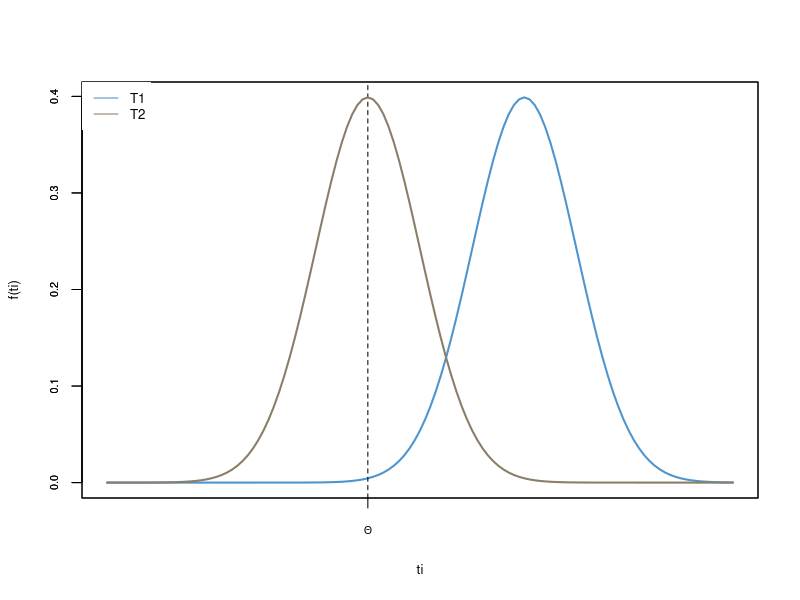
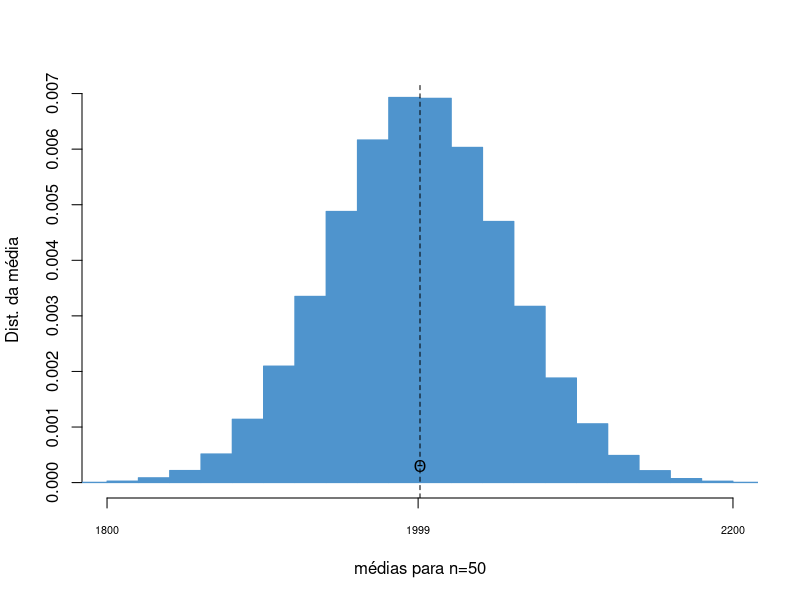
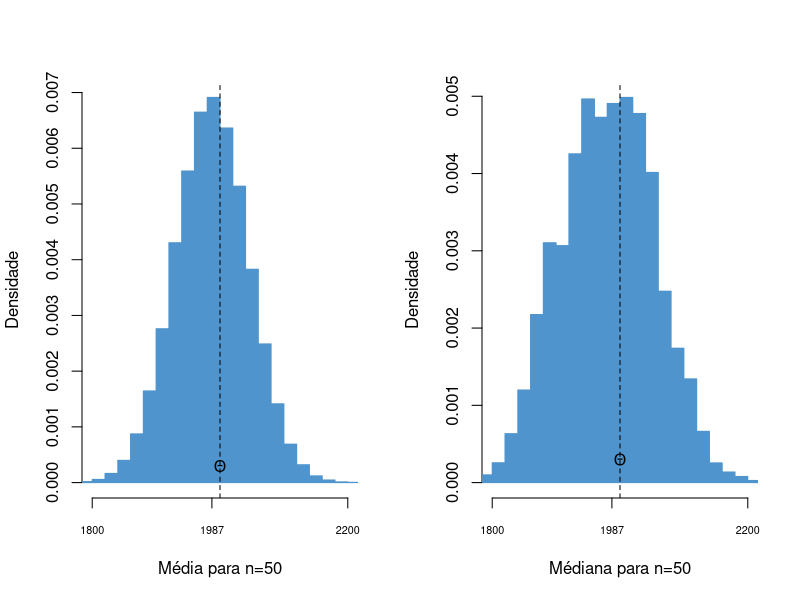
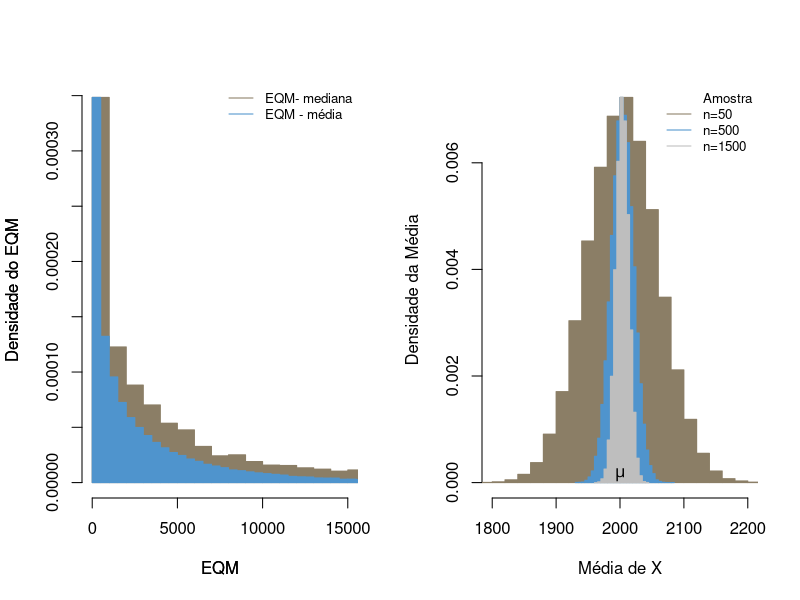
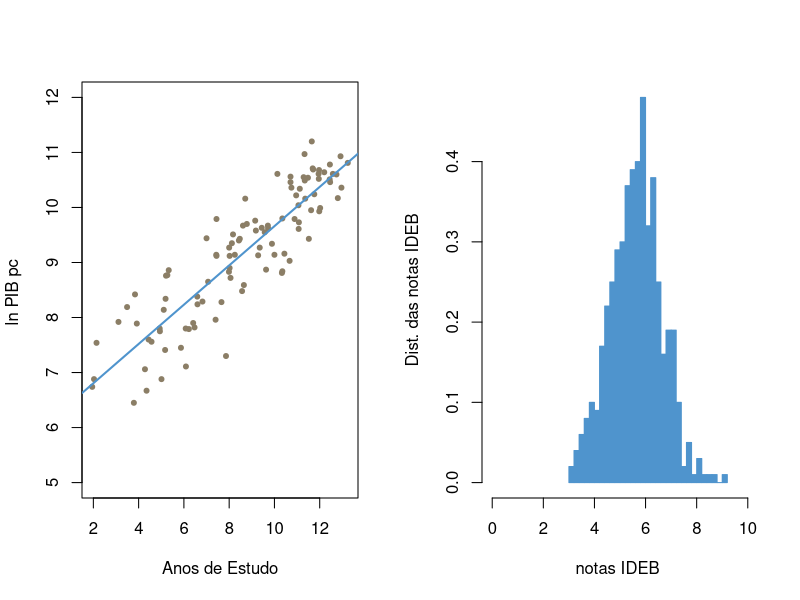
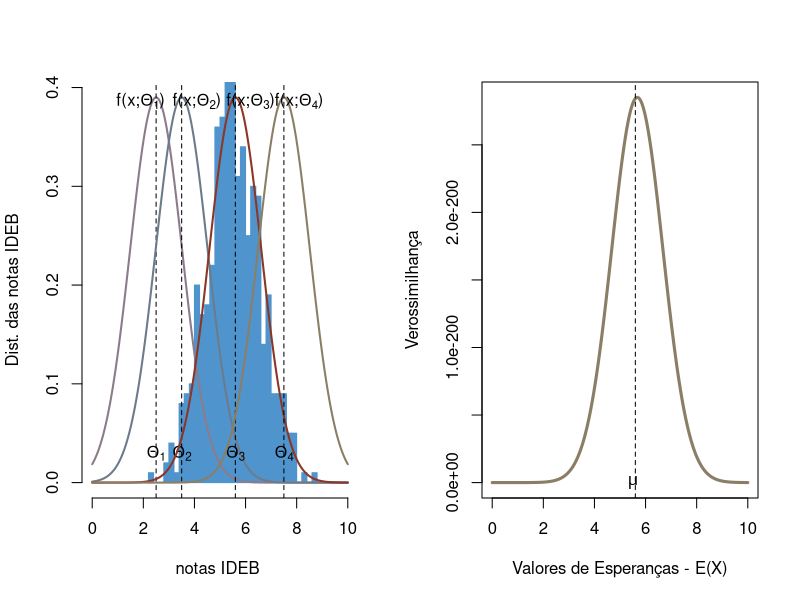

These charts were generated, in order, by the following R code:
## ---- chunk 1
#| echo = TRUE,
#| fig.cap = "Função Distribuição de Probabilidade Normal e Função Distribuição Acumulada Normal",
#| fig.height = 3.5,
#| fig.width = 7
#Distribuição de dois estimadores, T1 e T2,  para o parâmetro populacional
x<-seq(-5,7,0.1) 
T1<-dnorm(x = x, mean = 3, sd=1)   
T2<-dnorm(x = x, mean = 0, sd=1)

plot(x,T1,xlab="ti",type="l",main=NULL, col="steelblue3",lwd=2, ylab="f(ti)",
     xaxt="n",cex.axis=0.65, cex.lab=0.8 ) 
abline(v=0, col="black", lty=2)
par(new=TRUE)
plot(x,T2,xlab="", ylab="",type="l",col="wheat4",lwd=2,xaxt="n",
     cex.axis=0.65, cex.lab=0.8 ) 
axis(1,at=c(0),labels =c(expression(Theta)),cex.axis=0.65, cex.lab=0.8) 
legend("topleft", legend=c("T1", "T2"),col=c("steelblue3", "wheat4"), 
       lty=1:1, box.lty=0,cex=0.8)

## ---- chunk 2
#| echo = TRUE,
#| fig.cap = "Distribuição do estimador da Esperança da Nota do ENEM",
#| fig.height = 3.5,
#| fig.width = 6
# Distribuição da nota dos alunos que fizeram ENEM, X. 
x_normal<-rnorm(10000,mean=2000, sd= 400)

#Amostragem:
# Criando os vetores numéricos 
xbar50<-numeric()
var_amostral50<-numeric()
# Extraindo 100 mil amostras de 50 alunos e fazendo a média para cada uma. 
# Teremos 100.000 médias  
for ( i in 1:100000){
  smp<-sample(x_normal,replace = TRUE,size = 50)
  xbar50[i]<-mean(x_normal[smp])
}

# Plotando as médias obtidas
hist(xbar50, col="steelblue3",freq = FALSE, breaks = 25,main="",
     xlim=c(1800, 2200), ylab="Dist. da média", xlab="médias para n=50",
     xaxt="n",border="steelblue3")
abline(v=2000, col="black", lty=2)
text(2000, 0.0003, expression(Theta))
axis(1,at=c(1800, mean(xbar50), 2200),labels =c(1800, round(mean(xbar50)),
    2200),cex.axis=0.65, cex.lab=0.8) 

## ---- chunk 3
#| echo = TRUE,
#| fig.cap = "Distribuição de dois estimadores não viesádos para a Esperança da População , média e mediana",
#| fig.height = 3.5,
#| fig.width = 6
# Vamos estudar a nota do ENEM. 
x_normal<-rnorm(10000,mean=2000, sd= 400)

# Criando os vetores numéricos 
xbar50<-numeric()
med50<-numeric()
# Extraindo duas mil amostras de 15 e fazendo a média e 
# variância. Teremos 2000 médias e 2000 variâncias 
for ( i in 1:100000){
  smp<-sample(x_normal,replace = TRUE, size = 50)
  xbar50[i]<-mean(x_normal[smp])
  med50[i]<-median(x_normal[smp])
}
par(mfrow=c(1,2))
hist(xbar50, col="steelblue3",freq = FALSE, breaks = 25,main="",
     xlim=c(1800, 2200), ylab="Densidade", xlab="Média para n=50",xaxt="n",
     border="steelblue3")
abline(v=2000, col="black", lty=2)
axis(1,at=c(1800, mean(xbar50), 2200),labels =c(1800, round(mean(xbar50)),
    2200),cex.axis=0.65) 
text(2000, 0.0003, expression(Theta))
hist(med50, col="steelblue3",freq = FALSE, breaks = 25,main="",
     xlim=c(1800, 2200), ylab="Densidade", xlab="Médiana para n=50",xaxt="n",
     border="steelblue3")
abline(v=2000, col="black", lty=2)
axis(1,at=c(1800, mean(xbar50), 2200),labels =c(1800, round(mean(xbar50)),
    2200),cex.axis=0.65) 
text(2000, 0.0003, expression(Theta))
## ---- chunk 4
#| echo = TRUE,
#| fig.cap = "Erro Quadrático Médio de dois estimadores não viesádos para a Esperança da População , média e
#| mediana",
#| fig.height = 3.5,
#| fig.width = 6
# Vamos estudar a nota do ENEM. 
x_normal<-rnorm(10000,mean=2000, sd= 400)

# Criando os vetores numéricos 
xbar50<-numeric()
med50<-numeric()
e50<-numeric()
e50md<-numeric()
# Extraindo duas mil amostras de 15 e fazendo a média e 
# variância. Teremos 2000 médias e 2000 variâncias 
for ( i in 1:100000){
  smp<-sample(x_normal,replace = TRUE,size = 50)
  xbar50[i]<-mean(x_normal[smp])
  e50[i]<-(xbar50[i]-2000)^2
  med50[i]<-median(x_normal[smp])
  e50md[i]<-(med50[i]-2000)^2
}

hist(e50md, col="wheat4",freq = FALSE, breaks = 120,main="",
     xlim=c(0, 15000), ylab="Densidade do EQM", xlab="EQM",
     border="wheat4")

par(new=TRUE)
hist(e50, col="steelblue3",freq = FALSE, breaks = 120,main="",xaxt="n",
     yaxt="n", xlim=c(0, 15000), ylab="Densidade do EQM", xlab="EQM",
     border="steelblue3")
legend("topright", legend=c("EQM- mediana", "EQM - média"),col=c("wheat4",
      "steelblue3"), lty=1:1, box.lty=0,cex=0.8)


## ---- chunk 5
#| echo = TRUE,
#| fig.cap = "Consistência do estimador não viesados para a Esperança da População , média",
#| fig.height = 3.5,
#| fig.width = 6
# Voltamos a nota do ENEM. 
x_normal<-rnorm(10000,mean=2000, sd= 400)
# Criando os vetores numéricos 
xbar50<-numeric()
xbar500<-numeric()
xbar1500<-numeric()
# Extraindo duas mil amostras de 15 e fazendo a média e 
# variância. Teremos 2000 médias e 2000 variâncias 
for ( i in 1:50000){
  smp<-sample(x_normal,replace = TRUE, size = 50)
  xbar50[i]<-mean(x_normal[smp])
  smp1<-sample(x_normal,replace = TRUE,size = 500)
  xbar500[i]<-mean(x_normal[smp1])
  smp2<-sample(x_normal,replace = TRUE,size = 1500)
  xbar1500[i]<-mean(x_normal[smp2])
}
hist(xbar50, col="wheat4",freq = FALSE, breaks = 25,main="",
     xlim=c(1800, 2200), ylab="Densidade da Média", xlab="Média de X", 
     border="wheat4")
par(new=TRUE)
hist(xbar500, col="steelblue3",freq = FALSE, breaks = 25,main="",xaxt="n",
     yaxt="n", xlim=c(1800, 2200), ylab="", xlab="", border="steelblue3")
par(new=TRUE)
hist(xbar1500, col="gray",freq = FALSE, breaks = 25,main="",xaxt="n",
     yaxt="n", xlim=c(1800, 2200), ylab="", xlab="",border="gray")
text(2000, 0.0008, expression(mu))
legend("topright", legend=c("Amostra","n=50","n=500","n=1500"),col=c("white", 
      "wheat4","steelblue3","gray"), lty=1:1, box.lty=0,cex=0.8)
## ---- chunk 6
#| echo = TRUE,
#| fig.cap = "Anos de estudos e ln do PIB pc de diversos países em 2010",
#| fig.height = 4,
#| fig.width = 6
#Pib per capita em ln e anos de estudos de diversos países em 2010
ln_salario<- c(9.16, 9.44, 9.67, 10.71, 10.61, 7.79, 9.55, 10.55, 8.87, 7.56,
               8.48, 9.51, 9.61, 7.75, 7.90, 10.60, 9.80, 9.14, 9.27, 9.40, 
               7.80, 10.24, 10.17, 6.45, 10.68, 9.35, 9.12, 9.12, 8.72, 8.84, 
               10.56, 10.49, 7.89, 10.61, 8.28, 10.16, 8.76, 7.41, 8.24, 10.64, 
               9.93, 10.54, 8.38, 8.90, 9.76, 9.14, 10.78, 10.46, 8.81, 10.51,
               9.14, 7.82,  7.80, 6.67, 10.97, 6.88, 9.79, 7.54, 10.04, 9.63,
               9.58, 8.77, 6.88, 8.14, 7.60, 10.69, 10.34, 8.29, 6.74, 11.20,
               8.34, 9.62, 8.83, 9.13, 8.59, 9.95, 10.16, 9.73, 9.99, 7.92,
               9.43, 7.06, 9.34, 10.36, 10.36, 9.03, 8.19, 8.86, 10.61, 10.93,
               8.65, 10.52, 9.43, 7.11, 10.22, 9.27, 9.79, 7.45, 10.46, 10.81,
               9.67, 9.70, 8.42, 7.96, 7.30)

educa<- c(10.44, 7, 9.71, 11.69, 10.13, 6.22, 9.57, 11.29, 9.63, 4.57, 8.57,
          8.17, 11.07, 4.94, 6.41, 12.74, 10.35, 8.25, 9.35, 8.43, 4.93, 11.76,
          12.8, 3.79, 11.97, 8.12, 8.02, 7.44, 8.06, 10.35, 10.71, 11.34, 3.92,
          12.58, 7.66, 11.36, 5.21, 5.17, 6.6, 12.2, 11.98, 11.48, 6.59, 8.02,
          9.15, 7.43, 12.45, 10.71, 10.33, 12.44, 10, 6.47, 6.08, 4.35, 11.33,
          5.01, 10.89, 2.14, 11.06, 9.44, 9.18, 5.27, 2.03, 5.11, 4.44, 11.71,
          11.12, 6.82, 1.95, 11.65, 5.19, 9.72, 7.99, 9.28, 8.65, 11.62, 8.71,
          11.08, 12.02, 3.11, 11.52, 4.28, 9.89, 12.96, 10.75, 10.67, 3.49,
          5.33, 11.95, 12.92, 7.07, 11.96, 8.47, 6.09, 10.96, 8, 7.44, 5.87,
          12.46, 13.24, 8.61, 8.78, 3.84, 7.4, 7.86)  

bd = data.frame(ln_salario, educa)

plot(bd$educa, bd$ln_salario, xlab="Anos de Estudo", 
     ylab="ln PIB pc ", pch=20, col="wheat4",ylim=c(5,12))
abline(lm(bd$ln_salario~bd$educa), col="steelblue3", lwd = 2)


## ---- chunk 7
#| echo = TRUE
# Fazendo na mão. Usando a equação que derivamos acima
B<-((sum(educa*ln_salario)-105*(mean(educa)*mean(ln_salario))))/
  ((sum(educa^2)-105*(mean(educa)^2)))
A<-mean(ln_salario-B*mean(educa))
B
A

# Usando a rotina do R para Mínimos Quadrados
reg<-lm(ln_salario~educa)
reg
## ---- chunk 8
#| echo = TRUE,
#| fig.cap = "Distribuição da amostra das notas do IDEB 2017, para os primeiros anos do fundamental de 500
#| municípios",
#| fig.height = 3.5,
#| fig.width = 6
# Distribuição da nota dos alunos que fizeram ENEM, X. 
smp<-sample(rnorm(5500,mean=5.6, sd= 1.0139),replace = TRUE,size = 500)

# Plotando as médias obtidas
hist(smp, col="steelblue3",freq = FALSE, breaks = 25,main="",
     xlim=c(0, 10), ylab="Dist. das notas IDEB", xlab="notas IDEB ",
     border="steelblue3")

## ---- chunk 9
#| echo = TRUE,
#| fig.cap = "Distribuição da amostra das notas do IDEB 2017, e diversas possibilidades fdp do ideb populacional",
#| fig.height = 3.5,
#| fig.width = 6
# Distribuição da nota dos alunos que fizeram ENEM, X. 
smp<-sample(rnorm(5500,mean=5.6, sd= 1.0139),replace = TRUE,size = 500)

#Desvio padrão e diversas possibilidades de esperança:
sd<-1.0139
e1<-2.5
e2<-3.5
e3<-5.6
e4<-7.5

# Valores de x que vão de 0 até 10

x <- seq(0, 10, length = 1000) 

# Distribuição de probabilidade
y1 <- dnorm(x, e1, sd)
y2 <- dnorm(x, e2, sd)
y3 <- dnorm(x, e3, sd)
y4 <- dnorm(x, e4, sd)

# Plotando as médias obtidas
hist(smp, col="steelblue3",freq = FALSE, breaks = 25,main="",
     xlim=c(0, 10), ylim=c(0, 0.39), ylab="Dist. das notas IDEB", 
     xlab="notas IDEB ",border="steelblue3")
par(new=TRUE)
plot(x, y1, type="n", xlab = "", ylab = "", axes = FALSE)
lines(x, y1, col="thistle4",lwd = 2)
abline(v=2.5, col="black", lty=2)
text(2.5, 0.03, expression(Theta[1]))
text(1.9, 0.39, expression(paste("f(x" , ";" ,Theta[1],")")))

par(new=TRUE)
plot(x, y2, type="n", xlab = "", ylab = "", axes = FALSE)
lines(x, y2, col="slategray4",lwd = 2)
abline(v=3.5, col="black", lty=2)
text(3.5, 0.03, expression(Theta[2]))
text(4.1, 0.39, expression(paste("f(x" , ";" ,Theta[2],")")))

par(new=TRUE)
plot(x, y3, type="n", xlab = "", ylab = "", axes = FALSE)
lines(x, y3, col="tomato4", lwd = 2)
abline(v=5.6, col="black", lty=2)
text(5.6, 0.03, expression(Theta[3]))
text(6.2, 0.39, expression(paste("f(x" , ";" ,Theta[3],")")))

par(new=TRUE)
plot(x, y4, type="n", xlab = "", ylab = "", axes = FALSE)
lines(x, y4, col="wheat4", lwd = 2)
abline(v=7.5, col="black", lty=2)
text(7.5, 0.03, expression(Theta[4]))
text(8.1, 0.39, expression(paste("f(x" , ";" ,Theta[4],")")))


## ---- chunk 10
#| echo = TRUE,
#| fig.cap = "Simulação da Função de Verossimilhança",
#| fig.height = 3.5,
#| fig.width = 6
# amostra da nota dos alunos que fizeram ENEM, X. Valores da esperança 
set.seed(149)
xi<-sample(rnorm(5500,mean=5.6, sd= 1),replace = TRUE,size = 500)
mu <- seq(0, 10, length = 1000) 
L_mu<-numeric()

for ( i in 1:1000){
  for (j in 1:500 ){
  L_mu[i]<-(1/((2*pi)^(500/2)))*exp(-0.5*(sum((xi[j]-mu[i])^2)))
}}

plot(mu, L_mu, type="n", xlab = "Valores de Esperanças - E(X)" ,
     ylab = "Verossimilhança")
lines(mu, L_mu, col="wheat4", lwd = 3)
abline(v=5.6, col="black", lty=2)
text(5.5, 0.00, expression(mu))
